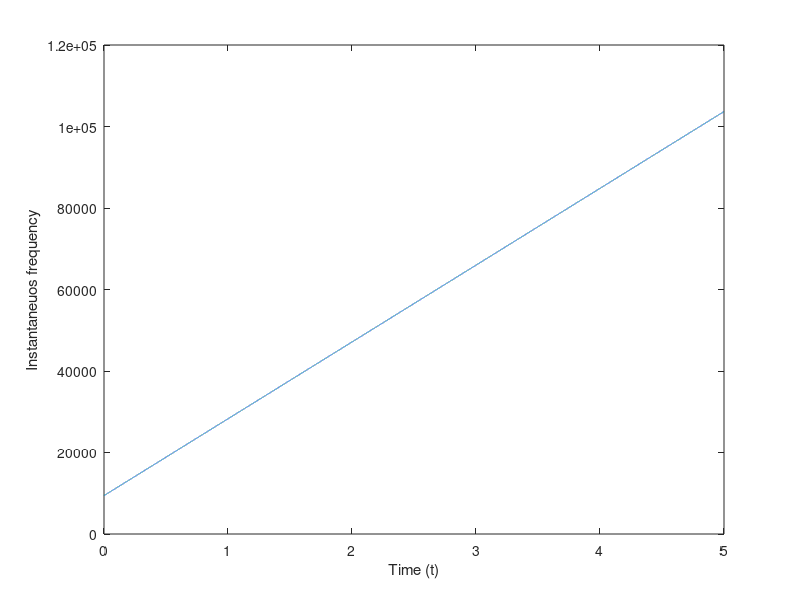

Write the MATLAB code that produced this figure. (Note: this script raises an error after producing the figure.)
clear
clc

Fs = 8192;
T = 5;
t = linspace(0, T, floor(T * Fs));
Omega = 2 * pi * 1500;
beta = 2 * pi * 3000;

x = sin(Omega * t + 1/2 * beta * t.^2);
Theta = Omega + beta * t;
plot(t, Theta);
xlabel("Time (t)");
ylabel("Instantaneuos frequency");
%soundsc(x);

t1 = linspace(0, 0.5, floor(0.5 * Fs));
t2 = linspace(0, 0.8, floor(0.8 * Fs));
t3 = linspace(0, 1.2, floor(1.2 * Fs));
t4 = linspace(0, 2, floor(2 * Fs));

x1 = sin(Omega * t1 + 1/2 * beta * t1.^2);
x2 = sin(Omega * t2 + 1/2 * beta * t2.^2);
x3 = sin(Omega * t3 + 1/2 * beta * t3.^2);
x4 = sin(Omega * t4 + 1/2 * beta * t4.^2);

[X1, f1] = ctft(x1, Fs);
[X2, f2] = ctft(x2, Fs);
[X3, f3] = ctft(x3, Fs);
[X4, f4] = ctft(x4, Fs);

figure;
subplot(2,2,1);
plot(f1, abs(X1));
ylim([0, 0.15]);
ylabel('|X1(f)|');
xlabel('Frequency (Hz)');
title('CTFT plot for signal length of 0.5sec');
grid on;

subplot(2,2,2);
plot(f2, abs(X2));
ylim([0, 0.15]);
xlabel('Frequency (Hz)');
ylabel('|X2(f)|');
title('CTFT plot for signal length of 0.8 sec');
grid on;

subplot(2,2,3);
plot(f3, abs(X3));
ylim([0, 0.15]);
xlabel('Frequency (Hz)');
ylabel('|X3(f)|');
title('CTFT plot for signal length of 1.2 sec');
grid on;

subplot(2,2,4);
plot(f4, abs(X4));
ylim([0, 0.15]);
xlabel('Frequency (Hz)');
ylabel('|X4(f)|');
title('CTFT plot for signal length of 2 sec');
grid on;

%CTFT calculates the continuous-time Fourier transform (CTFT)
% of a periodic signal x(t) which is reconstructed from the samples in
% the vector x using ideal bandlimited interpolation. The vector x
% contains samples of x(t) over an integer number of periods, and fs
% is the sampling frequency fs
%
% Usage: [X,f] = ctft(x,fs)
%
% The vector X contains the (complex) samples of the continuous-time
% Fourier transform evaluated at the frequencies in the vector f.
%
% This function makes make use of the relationship between the CTFT
% of x(t) and the DTFT of its samples x[n], as well as the
% relationship between the DTFT and the DFT of x[n].
% This function is a simple adaptation of:
%---------------------------------------------------------------
% copyright 1996, by John Buck, Michael Daniel, and Andrew Singer.
% For use with the textbook "Computer Explorations in Signals and
% Systems using MATLAB", Prentice Hall, 1997.
%---------------------------------------------------------------
function [X,f] = ctft(x,fs)
    N = numel(x);
    X = fftshift(fft(x,N))*(2*pi/N); % do fft; scale; shift so DC is in the middle
    f = fs/N * (-floor(N/2) : floor((N-1)/2));
end
